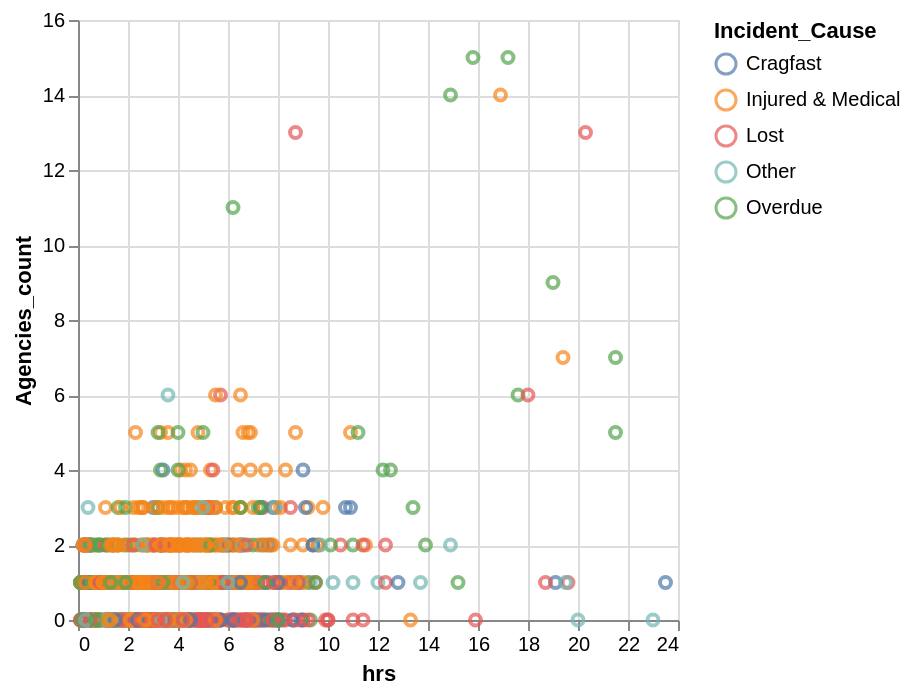

The notebook cell this image was saved under:
### Code cell
alt.Chart(data).mark_point().encode(
    alt.X('hrs'),
    alt.Y('Agencies_count'),
    alt.Color('Incident_Cause')
).show()

### Figure 1 — Vega-Lite specification as saved in the notebook (floating-point values rounded to 4 significant figures; data arrays with more than 128 entries replaced by an {"elided": "..."} marker saying what was removed)
{"config": {"view": {"continuousWidth": 300, "continuousHeight": 300}}, "data": {"name": "data-b050d2d3d264948bf4b89da9a0a17d0d"}, "mark": {"type": "point"}, "encoding": {"color": {"field": "Incident_Cause", "type": "nominal"}, "x": {"field": "hrs", "type": "quantitative"}, "y": {"field": "Agencies_count", "type": "quantitative"}}, "$schema": "https://vega.github.io/schema/vega-lite/v5.20.1.json", "datasets": {"data-b050d2d3d264948bf4b89da9a0a17d0d": {"elided": "1208 records"}}}
